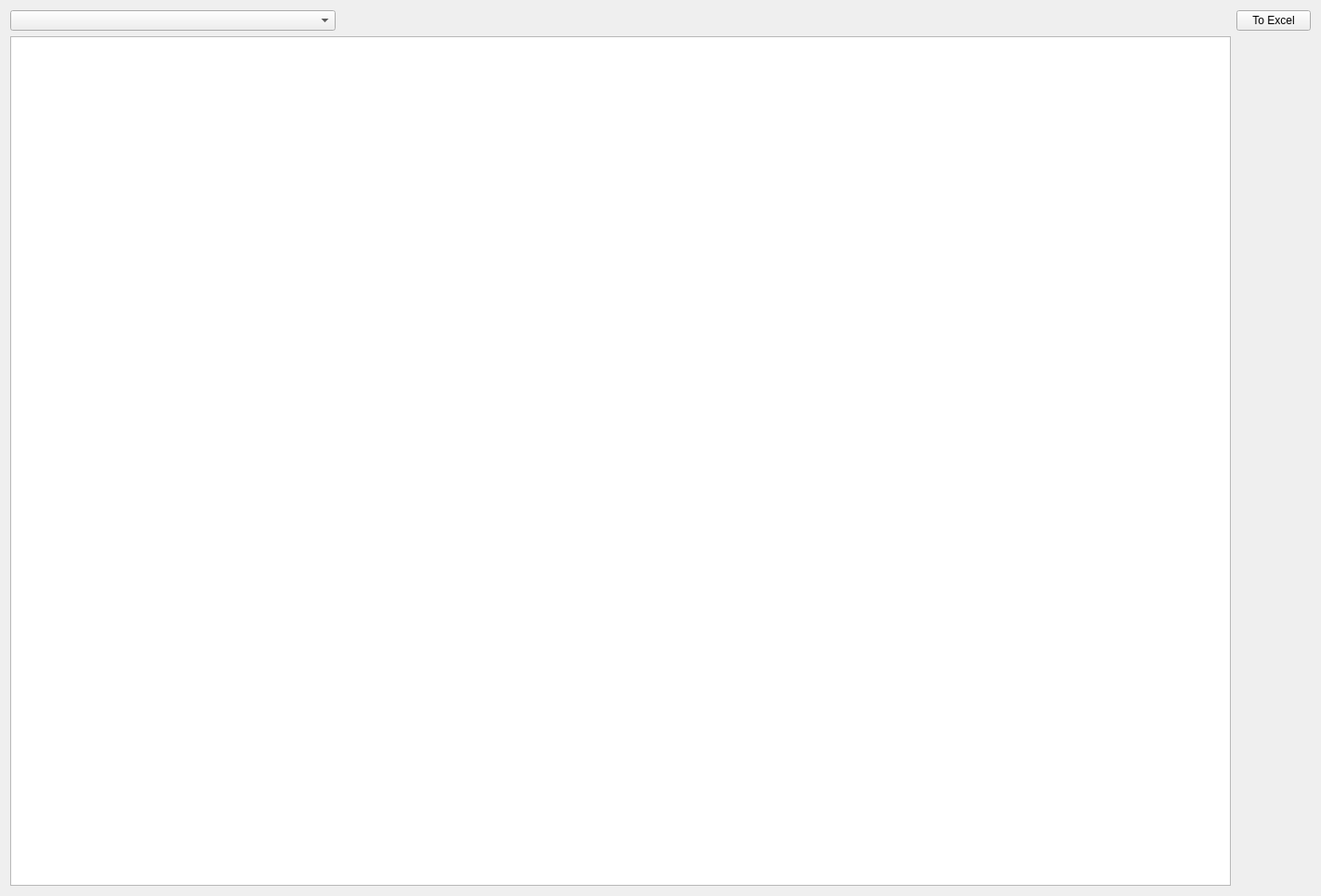
<?xml version="1.0" encoding="UTF-8"?>
<ui version="4.0">
 <class>Form</class>
 <widget class="QWidget" name="Form">
  <property name="geometry">
   <rect>
    <x>0</x>
    <y>0</y>
    <width>1421</width>
    <height>964</height>
   </rect>
  </property>
  <property name="windowTitle">
   <string>Form</string>
  </property>
  <layout class="QVBoxLayout" name="verticalLayout">
   <item>
    <layout class="QGridLayout" name="gridLayout">
     <item row="0" column="1">
      <widget class="QComboBox" name="comboBox">
       <property name="maximumSize">
        <size>
         <width>350</width>
         <height>16777215</height>
        </size>
       </property>
      </widget>
     </item>
     <item row="1" column="1">
      <widget class="QTableView" name="tableView">
       <property name="font">
        <font>
         <pointsize>8</pointsize>
        </font>
       </property>
       <property name="sortingEnabled">
        <bool>true</bool>
       </property>
      </widget>
     </item>
     <item row="0" column="2">
      <widget class="QPushButton" name="pushButton">
       <property name="text">
        <string>To Excel</string>
       </property>
      </widget>
     </item>
    </layout>
   </item>
  </layout>
 </widget>
 <resources/>
 <connections/>
</ui>
